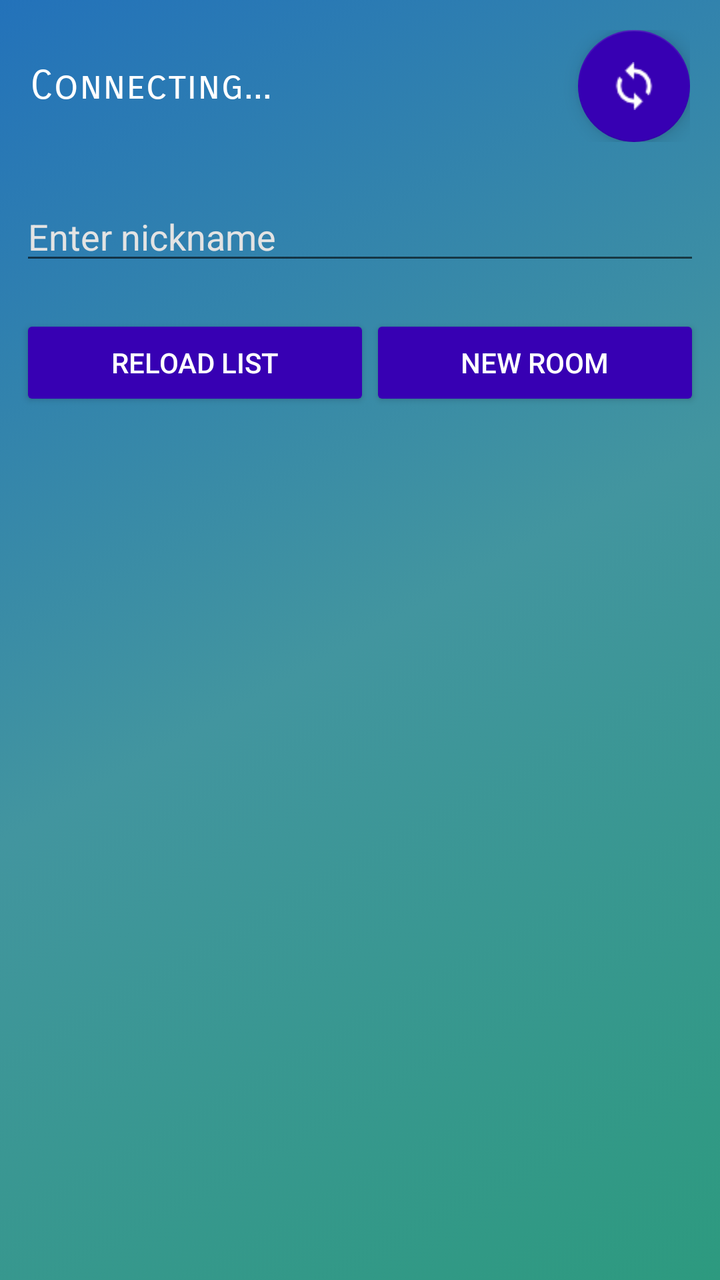
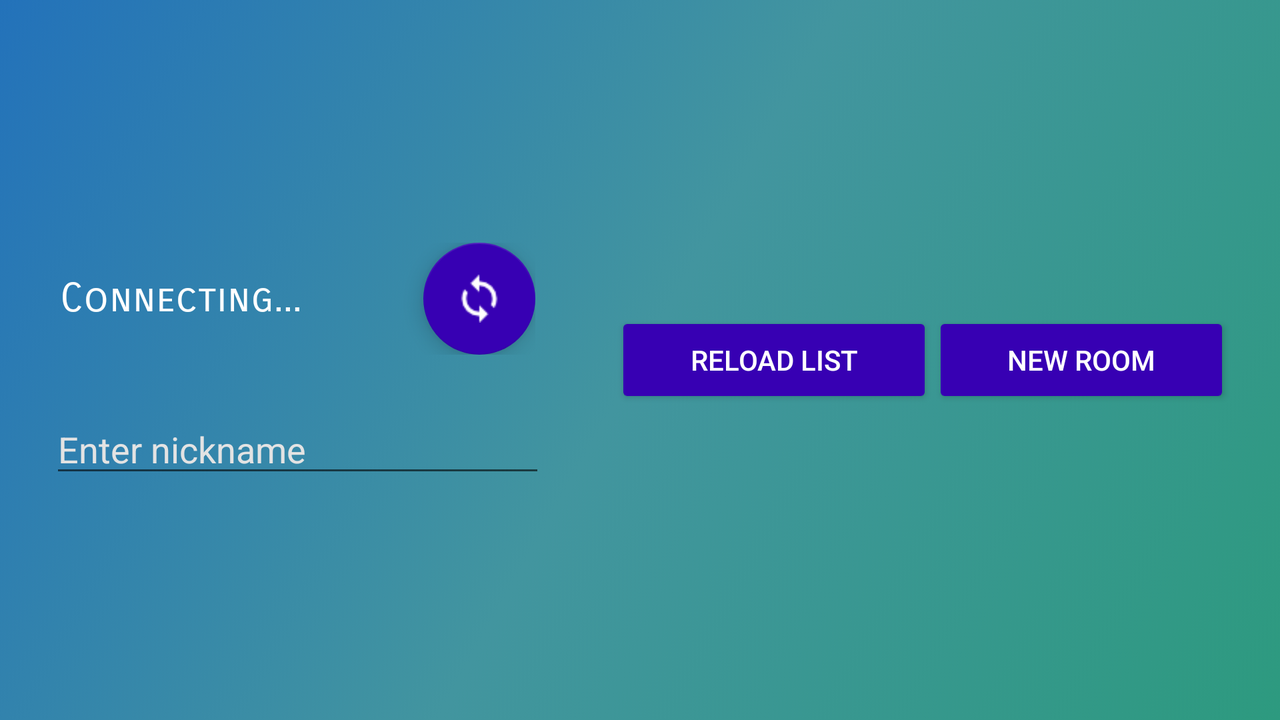

The same Android screen from two of the app's own layout files: first res/layout/ as a phone draws it, then the author's variant for another configuration, drawn on a device whose configuration selects that folder. Both files follow.
<!-- AndroidManifest.xml: application theme AppTheme -->
<!-- res/layout/activity_multiplayer_rooms.xml -->
<?xml version="1.0" encoding="utf-8"?>
<LinearLayout xmlns:android="http://schemas.android.com/apk/res/android"
    xmlns:app="http://schemas.android.com/apk/res-auto"
    xmlns:tools="http://schemas.android.com/tools"
    android:layout_width="match_parent"
    android:layout_height="match_parent"
    android:orientation="vertical"
    android:background="@drawable/background"
    tools:context="com.example.trm.placeyourguess.MultiplayerRoomsActivity">

    <LinearLayout
        android:layout_width="match_parent"
        android:layout_height="wrap_content"
        android:orientation="horizontal"
        android:weightSum="1"
        android:padding="15dp">

        <TextView
            android:layout_width="wrap_content"
            android:layout_height="wrap_content"
            android:id="@+id/txt_connectionStatus"
            android:text="@string/connecting"
            android:layout_weight="1"
            android:fontFamily="sans-serif-smallcaps"
            android:textSize="20sp"
            android:layout_gravity="center_vertical"
            android:textColor="#fff"/>

        <android.support.design.widget.FloatingActionButton
            android:layout_width="wrap_content"
            android:layout_height="wrap_content"
            android:id="@+id/btn_refresh"
            android:src="@drawable/refresh"
            app:backgroundTint="@color/colorPrimaryDark"
            android:layout_gravity="center_vertical"/>

    </LinearLayout>

    <EditText
        android:layout_width="match_parent"
        android:layout_height="wrap_content"
        android:id="@+id/edit_playerName"
        android:hint="@string/enter_nickname"
        android:textColor="#fff"
        android:textColorHint="#e3e3e3"
        android:layout_margin="10dp"/>

    <TextView
        android:layout_width="wrap_content"
        android:layout_height="wrap_content"
        android:layout_gravity="center"
        android:text="@string/rooms"
        android:fontFamily="sans-serif-smallcaps"
        android:textSize="20sp"
        android:gravity="center"
        android:visibility="gone"
        android:id="@+id/txt_rooms"
        android:textColor="#fff"/>

    <LinearLayout
        android:layout_width="match_parent"
        android:layout_height="wrap_content"
        android:orientation="vertical">

        <ListView
            android:layout_width="match_parent"
            android:layout_height="wrap_content"
            android:id="@+id/lv_roomsList"
            android:layout_weight="1"/>

        <LinearLayout
            android:layout_width="match_parent"
            android:layout_height="wrap_content"
            android:orientation="horizontal"
            android:layout_margin="10dp"
            android:weightSum="1">

            <Button
                android:layout_width="wrap_content"
                android:layout_height="wrap_content"
                android:id="@+id/btn_reloadList"
                android:text="@string/reload_list"
                android:backgroundTint="@color/colorPrimaryDark"
                android:textColor="#fff"
                android:layout_weight=".5"/>

            <Button
                android:layout_width="wrap_content"
                android:layout_height="wrap_content"
                android:text="@string/new_room"
                android:id="@+id/btn_newRoom"
                android:backgroundTint="@color/colorPrimaryDark"
                android:textColor="#fff"
                android:layout_gravity="center"
                android:layout_weight=".5"/>

        </LinearLayout>

    </LinearLayout>

</LinearLayout>
<!-- resources referenced by this layout -->
<resources>
  <!-- drawable background (drawable) -->
  <?xml version="1.0" encoding="utf-8"?>
  <selector xmlns:android="http://schemas.android.com/apk/res/android">
      <item>
          <shape>
              <gradient
                  android:startColor="#ff2d9a7f"
                  android:centerColor="#ff42959f"
                  android:endColor="#ff2372ba"
                  android:angle="135"/>
          </shape>
      </item>
  </selector>
  <!-- drawable refresh: png bitmap (drawable, 648 bytes) -->
  <string name="connecting">Connecting...</string>
  <string name="enter_nickname">Enter nickname</string>
  <string name="new_room">New room</string>
  <string name="reload_list">Reload list</string>
  <string name="rooms">Rooms:</string>
  <style name="AppTheme" parent="Theme.AppCompat.Light.DarkActionBar">
          
          <item name="colorPrimary">@color/colorPrimary</item>
          <item name="colorPrimaryDark">@color/colorPrimaryDark</item>
          <item name="colorAccent">@color/colorAccent</item>
          <item name="windowNoTitle">true</item>
          <item name="windowActionBar">false</item>
      </style>
</resources>
<!-- res/layout-land/activity_multiplayer_rooms.xml (the author's variant of the layout above) -->
<!-- drawn on the phone turned sideways -->
<?xml version="1.0" encoding="utf-8"?>
<LinearLayout xmlns:android="http://schemas.android.com/apk/res/android"
    xmlns:app="http://schemas.android.com/apk/res-auto"
    android:orientation="horizontal"
    android:layout_width="match_parent"
    android:layout_height="match_parent"
    android:weightSum="1"
    android:background="@drawable/background">

    <LinearLayout
        android:layout_width="0dp"
        android:layout_height="match_parent"
        android:layout_weight=".45"
        android:layout_marginTop="15dp"
        android:layout_marginBottom="15dp"
        android:layout_marginLeft="15dp"
        android:orientation="vertical"
        android:gravity="center">

        <LinearLayout
            android:layout_width="match_parent"
            android:layout_height="wrap_content"
            android:orientation="horizontal"
            android:weightSum="1"
            android:padding="15dp">

            <TextView
                android:layout_width="wrap_content"
                android:layout_height="wrap_content"
                android:id="@+id/txt_connectionStatus"
                android:text="Connecting..."
                android:layout_weight="1"
                android:fontFamily="sans-serif-smallcaps"
                android:textSize="20sp"
                android:layout_gravity="center_vertical"
                android:textColor="#fff"/>

            <android.support.design.widget.FloatingActionButton
                android:layout_width="wrap_content"
                android:layout_height="wrap_content"
                android:id="@+id/btn_refresh"
                android:src="@drawable/refresh"
                app:backgroundTint="@color/colorPrimaryDark"
                android:layout_gravity="center_vertical"/>

        </LinearLayout>

        <EditText
            android:layout_width="match_parent"
            android:layout_height="wrap_content"
            android:id="@+id/edit_playerName"
            android:hint="Enter nickname"
            android:textColor="#fff"
            android:textColorHint="#e3e3e3"
            android:layout_margin="10dp"/>

    </LinearLayout>

    <LinearLayout
        android:layout_width="0dp"
        android:layout_height="match_parent"
        android:layout_weight=".55"
        android:layout_margin="15dp"
        android:orientation="vertical"
        android:gravity="center">

        <TextView
            android:layout_width="wrap_content"
            android:layout_height="wrap_content"
            android:layout_gravity="center"
            android:text="Rooms:"
            android:fontFamily="sans-serif-smallcaps"
            android:textSize="20sp"
            android:gravity="center"
            android:visibility="gone"
            android:id="@+id/txt_rooms"
            android:textColor="#fff"/>

        <LinearLayout
            android:layout_width="match_parent"
            android:layout_height="wrap_content"
            android:orientation="vertical">

            <ListView
                android:layout_width="match_parent"
                android:layout_height="wrap_content"
                android:id="@+id/lv_roomsList"
                android:layout_weight="1"/>

            <LinearLayout
                android:layout_width="match_parent"
                android:layout_height="wrap_content"
                android:orientation="horizontal"
                android:layout_margin="10dp"
                android:weightSum="1">

                <Button
                    android:layout_width="wrap_content"
                    android:layout_height="wrap_content"
                    android:id="@+id/btn_reloadList"
                    android:text="Reload list"
                    android:backgroundTint="@color/colorPrimaryDark"
                    android:textColor="#fff"
                    android:layout_weight=".5"/>

                <Button
                    android:layout_width="wrap_content"
                    android:layout_height="wrap_content"
                    android:text="New room"
                    android:id="@+id/btn_newRoom"
                    android:backgroundTint="@color/colorPrimaryDark"
                    android:textColor="#fff"
                    android:layout_gravity="center"
                    android:layout_weight=".5"/>

            </LinearLayout>

        </LinearLayout>

    </LinearLayout>

</LinearLayout>
<!-- resources referenced by the variant -->
<!-- as the phone turned sideways resolves them -->
<resources>
  <!-- drawable background (drawable) -->
  <?xml version="1.0" encoding="utf-8"?>
  <selector xmlns:android="http://schemas.android.com/apk/res/android">
      <item>
          <shape>
              <gradient
                  android:startColor="#ff2d9a7f"
                  android:centerColor="#ff42959f"
                  android:endColor="#ff2372ba"
                  android:angle="135"/>
          </shape>
      </item>
  </selector>
  <!-- drawable refresh: png bitmap (drawable, 648 bytes) -->
  <style name="AppTheme" parent="Theme.AppCompat.Light.DarkActionBar">
          
          <item name="colorPrimary">@color/colorPrimary</item>
          <item name="colorPrimaryDark">@color/colorPrimaryDark</item>
          <item name="colorAccent">@color/colorAccent</item>
          <item name="windowNoTitle">true</item>
          <item name="windowActionBar">false</item>
      </style>
</resources>
